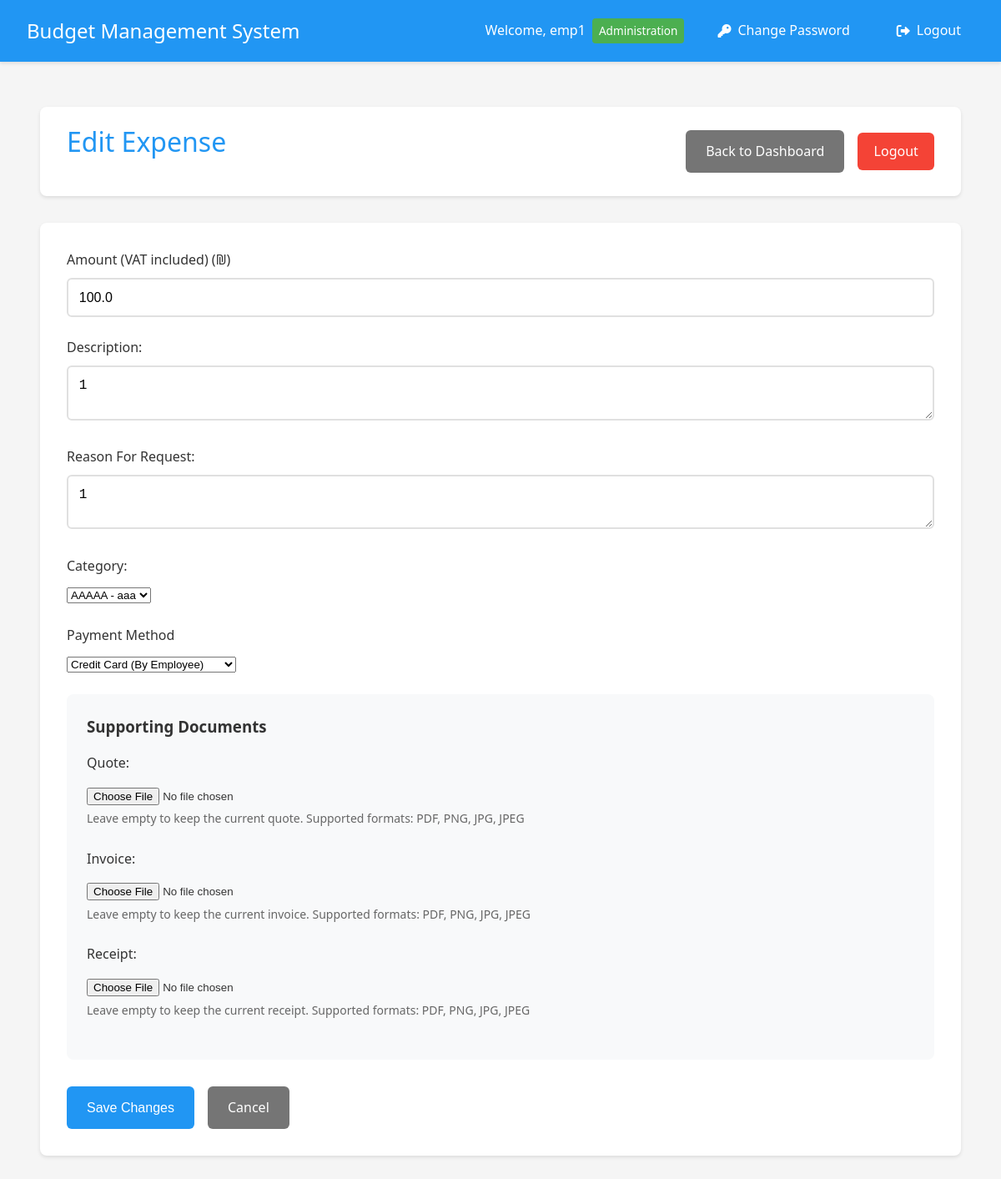
/expense/edit/2 (signed in), run on the app's committed database.
### app.py (models this page shows, shortened)
class User(UserMixin, db.Model):
    __tablename__ = 'user'
    id = db.Column(db.Integer, primary_key=True)
    username = db.Column(db.String(80), unique=True, nullable=False)
    email = db.Column(db.String(120), unique=False, nullable=False)
    password = db.Column(db.String(120), nullable=False)
    is_manager = db.Column(db.Boolean, default=False)
    is_admin = db.Column(db.Boolean, default=False)
    is_accounting = db.Column(db.Boolean, default=False)
    status = db.Column(db.String(20), default='active')  # active, inactive, pending
    department_id = db.Column(db.Integer, db.ForeignKey('department.id'))
    home_department = db.relationship('Department',
                                    foreign_keys=[department_id],
                                    back_populates='employees')
    managed_departments = db.relationship('Department',
                                       secondary=manager_departments,
                                       backref=db.backref('department_managers', lazy='dynamic'))
    submitted_expenses = db.relationship('Expense',
                                       primaryjoin='User.id==Expense.user_id',
                                       backref='submitter',
                                       lazy=True)
    handled_expenses = db.relationship('Expense',
                                     primaryjoin='User.id==Expense.manager_id',
                                     backref='handler',
                                     lazy=True)

class Department(db.Model):
    __tablename__ = 'department'
    id = db.Column(db.Integer, primary_key=True)
    name = db.Column(db.String(100), nullable=False)
    budget = db.Column(db.Float, default=0.0)
    employees = db.relationship('User', foreign_keys='User.department_id', back_populates='home_department')
    categories = db.relationship('Category', backref='department', lazy=True)

class Expense(db.Model):
    __tablename__ = 'expense'
    id = db.Column(db.Integer, primary_key=True)
    amount = db.Column(db.Float, nullable=False)
    description = db.Column(db.String(200))
    reason = db.Column(db.String(500))
    type = db.Column(db.String(50), nullable=False, default='needs_approval')
    date = db.Column(db.DateTime, nullable=False, default=datetime.utcnow)
    status = db.Column(db.String(20), default='pending')
    user_id = db.Column(db.Integer, db.ForeignKey('user.id'), nullable=False)
    subcategory_id = db.Column(db.Integer, db.ForeignKey('subcategory.id'), nullable=False)
    quote_filename = db.Column(db.String(255))
    invoice_filename = db.Column(db.String(255))
    receipt_filename = db.Column(db.String(255))
    manager_id = db.Column(db.Integer, db.ForeignKey('user.id'), nullable=True)
    handled_at = db.Column(db.DateTime, nullable=True)
    rejection_reason = db.Column(db.String(500))
    is_paid = db.Column(db.Boolean, default=False)  # New field to track payment status
    paid_by_id = db.Column(db.Integer, db.ForeignKey('user.id'), nullable=True)  # New field to track who marked as paid
    paid_at = db.Column(db.DateTime, nullable=True)  # New field to track when marked as paid
    supplier_name = db.Column(db.String(255))  # New field for supplier name
    purchase_date = db.Column(db.DateTime, nullable=True)  # New field for purchase date
    payment_method = db.Column(db.String(50), default='credit')  # Payment method: credit/transfer
    paid_by = db.relationship('User',
                            foreign_keys=[paid_by_id],
                            backref=db.backref('paid_expenses', lazy='dynamic'))

class Category(db.Model):
    __tablename__ = 'category'
    id = db.Column(db.Integer, primary_key=True)
    name = db.Column(db.String(100), nullable=False)
    budget = db.Column(db.Float, default=0.0)
    department_id = db.Column(db.Integer, db.ForeignKey('department.id'), nullable=False)
    subcategories = db.relationship('Subcategory', backref='category', lazy=True)

### app.py (the view, shortened to what this page needs)
@app.route('/expense/edit/<int:expense_id>', methods=['GET', 'POST'])
@login_required
def edit_expense(expense_id):
    expense = Expense.query.get_or_404(expense_id)
    if expense.user_id != current_user.id:
        flash('You can only edit your own expenses')
        return redirect(url_for('employee_dashboard'))
    if expense.status != 'pending':
        flash('You can only edit pending expenses')
        return redirect(url_for('employee_dashboard'))
    subcategories = Subcategory.query.join(Category).filter(
        Category.department_id == current_user.department_id
    ).all()
    return render_template('edit_expense.html', expense=expense, subcategories=subcategories)

### app.py (called while the page is built)
@login_manager.user_loader
def load_user(user_id):
    user = User.query.get(int(user_id))
    if user and user.status == 'inactive':
        return None
    return user

### templates/edit_expense.html (shortened to what this page needs)
{% extends "base.html" %}
{% block content %}
<div class="container">
    <header>
        <h1>Edit Expense</h1>
        <div class="header-actions">
            <a href="{{ url_for('employee_dashboard') }}" class="button secondary">Back to Dashboard</a>
            <a href="{{ url_for('logout') }}" class="logout-btn">Logout</a>
        </div>
    </header>
    <div class="card">
        <form method="POST" enctype="multipart/form-data">
            <div class="form-group">
                <label for="amount">Amount (VAT included) (₪)</label>
                <input type="number" step="0.01" min="0" name="amount" id="amount" required class="form-control" value="{{ expense.amount }}">
            </div>
            <div class="form-group">
                <label for="description">Description:</label>
                <textarea id="description" name="description" required>{{ expense.description }}</textarea>
            </div>
            <div class="form-group">
                <label for="reason">Reason For Request:</label>
                <textarea id="reason" name="reason" required>{{ expense.reason }}</textarea>
            </div>
            <div class="form-group">
                <label for="subcategory_id">Category:</label>
                <select id="subcategory_id" name="subcategory_id" required>
                    {% for subcategory in subcategories %}
                    <option value="{{ subcategory.id }}" {% if subcategory.id == expense.subcategory_id %}selected{% endif %}>
                        {{ subcategory.category.name }} - {{ subcategory.name }}
                    </option>
                    {% endfor %}
                </select>
            </div>
            <div class="form-group">
                <label for="payment_method" class="form-label">Payment Method</label>
                <select class="form-control" id="payment_method" name="payment_method" required>
                    <option value="credit" {% if expense.payment_method == 'credit' %}selected{% endif %}>Credit Card (By Employee)</option>
                </select>
            </div>
            <div class="attachments-section">
                <h3>Supporting Documents</h3>
                <div class="form-group">
                    <label for="quote">Quote:</label>
                    <input type="file" id="quote" name="quote" class="file-input" accept=".pdf,.png,.jpg,.jpeg">
                    <span class="file-help">Leave empty to keep the current quote. Supported formats: PDF, PNG, JPG, JPEG</span>
                </div>
                <div class="form-group">
                    <label for="invoice">Invoice:</label>
                    <input type="file" id="invoice" name="invoice" class="file-input" accept=".pdf,.png,.jpg,.jpeg">
                    <span class="file-help">Leave empty to keep the current invoice. Supported formats: PDF, PNG, JPG, JPEG</span>
                </div>
                <div class="form-group">
                    <label for="receipt">Receipt:</label>
                    <input type="file" id="receipt" name="receipt" class="file-input" accept=".pdf,.png,.jpg,.jpeg">
                    <span class="file-help">Leave empty to keep the current receipt. Supported formats: PDF, PNG, JPG, JPEG</span>
                </div>
            </div>
            <div class="form-actions">
                <button type="submit" class="button primary">Save Changes</button>
                <a href="{{ url_for('employee_dashboard') }}" class="button secondary">Cancel</a>
            </div>
        </form>
    </div>
</div>
{% endblock %}

### templates/base.html (shortened to what this page needs)
<!DOCTYPE html>
<html lang="en">
<head>
    <link rel="stylesheet" href="{{ url_for('static', filename='style.css') }}">
    <link href="https://cdnjs.cloudflare.com/ajax/libs/font-awesome/6.0.0/css/all.min.css" rel="stylesheet">
</head>
<body>
    <nav class="navbar">
        <div class="nav-brand">Budget Management System</div>
        <div class="nav-items">
            {% if current_user.is_authenticated %}
                <span class="user-info">
                    Welcome, {{ current_user.username }}
                    {% if current_user.home_department %}
                        <span class="badge department">{{ current_user.home_department.name }}</span>
                    {% endif %}
                </span>
                <a href="{{ url_for('change_password') }}" class="nav-link">
                    <i class="fas fa-key"></i> Change Password
                </a>
                <a href="{{ url_for('logout') }}" class="nav-link">
                    <i class="fas fa-sign-out-alt"></i> Logout
                </a>
            {% else %}
                <a href="{{ url_for('login') }}" class="nav-link">
                    <i class="fas fa-sign-in-alt"></i> Login
                </a>
            {% endif %}
        </div>
    </nav>
    <div class="content">
        {% block content %}{% endblock %}
    </div>
</body>
</html>

### static/style.css (style rules this page uses)
:root { --primary-color: #2196F3; --secondary-color: #FFC107; --success-color: #4CAF50; --danger-color: #f44336; --text-color: #333; --bg-color: #f5f5f5; --card-bg: #ffffff; --background-light: #f8f9fa; }
* { margin: 0; padding: 0; box-sizing: border-box; transition: all 0.3s ease; }
body { font-family: 'Segoe UI', Roboto, Arial, sans-serif; background-color: var(--bg-color); color: var(--text-color); line-height: 1.6; }
.container { max-width: 1200px; margin: 0 auto; padding: 1rem; }
header { background-color: var(--card-bg); padding: 1rem 2rem; box-shadow: 0 2px 4px rgba(0,0,0,0.1); margin-bottom: 2rem; border-radius: 8px; display: flex; justify-content: space-between; align-items: center; }
h1 { color: var(--primary-color); font-weight: 500; margin-bottom: 1.5rem; }
.card { background-color: var(--card-bg); border-radius: 8px; box-shadow: 0 2px 4px rgba(0,0,0,0.1); padding: 2rem; margin-bottom: 2rem; }
.form-group { margin-bottom: 1.5rem; }
label { display: block; margin-bottom: 0.5rem; color: var(--text-color); font-weight: 500; }
input[type="text"], input[type="password"], input[type="number"], textarea { width: 100%; padding: 0.8rem; border: 2px solid #e0e0e0; border-radius: 6px; font-size: 1rem; transition: border-color 0.3s ease; }
.button, button { display: inline-flex; align-items: center; justify-content: center; padding: 0.8rem 1.5rem; border: none; border-radius: 6px; font-size: 1rem; font-weight: 500; cursor: pointer; text-decoration: none; transition: transform 0.2s ease, box-shadow 0.2s ease; }
.button.primary { background-color: var(--primary-color); color: white; }
.button.secondary { background-color: #757575; color: white; }
.logout-btn { background-color: var(--danger-color); color: white; padding: 0.6rem 1.2rem; border-radius: 6px; text-decoration: none; font-weight: 500; }
.file-input { margin-top: 0.5rem; }
.file-help { display: block; margin-top: 0.25rem; color: #666; font-size: 0.875rem; }
.header-actions { display: flex; gap: 1rem; align-items: center; }
.navbar { background-color: var(--primary-color); padding: 1rem 2rem; color: white; display: flex; justify-content: space-between; align-items: center; box-shadow: 0 2px 4px rgba(0,0,0,0.1); position: fixed; top: 0; left: 0; right: 0; z-index: 1000; }
.nav-brand { font-size: 1.5rem; font-weight: 500; }
.nav-items { display: flex; align-items: center; gap: 1rem; }
.user-info { display: flex; align-items: center; gap: 0.5rem; }
.badge { background-color: var(--secondary-color); color: var(--text-color); padding: 0.25rem 0.5rem; border-radius: 4px; font-size: 0.8rem; font-weight: 500; }
.nav-link { color: white; text-decoration: none; padding: 0.5rem 1rem; border-radius: 4px; transition: background-color 0.3s; display: flex; align-items: center; gap: 0.5rem; }
.nav-link i { font-size: 1rem; }
.content { padding: 2rem; margin-top: 80px; }

### templates/base.html (style rules this page uses)
.navbar { background-color: #2196F3; padding: 1rem 2rem; box-shadow: 0 2px 4px rgba(0,0,0,0.1); display: flex; justify-content: space-between; align-items: center; }
.nav-brand { color: white; font-size: 1.5rem; font-weight: 500; }
.nav-items { display: flex; align-items: center; gap: 1.5rem; }
.nav-link { color: white; text-decoration: none; padding: 0.5rem 1rem; border-radius: 4px; transition: background-color 0.3s; }
.user-info { color: white; display: flex; align-items: center; gap: 0.5rem; }
.badge { padding: 4px 8px; border-radius: 4px; font-size: 0.85em; font-weight: 500; background-color: rgba(255,255,255,0.2); color: white; }
.badge.department { background-color: #4CAF50; }

### templates/edit_expense.html (style rules this page uses)
.attachments-section { background: #f8f9fa; padding: 1.5rem; border-radius: 8px; margin: 1.5rem 0; }
.attachments-section h3 { margin-top: 0; margin-bottom: 1rem; color: #333; }
.file-help { display: block; font-size: 0.875rem; color: #666; margin-top: 0.25rem; }
.form-actions { margin-top: 2rem; display: flex; gap: 1rem; }

### data on the page
User: username "emp1"
Department: home_department.name "Administration"
Expense: amount "100.0", description "1", reason "1", subcategory_id "AAAAA - aaa", payment_method "Credit Card (By Employee)"
